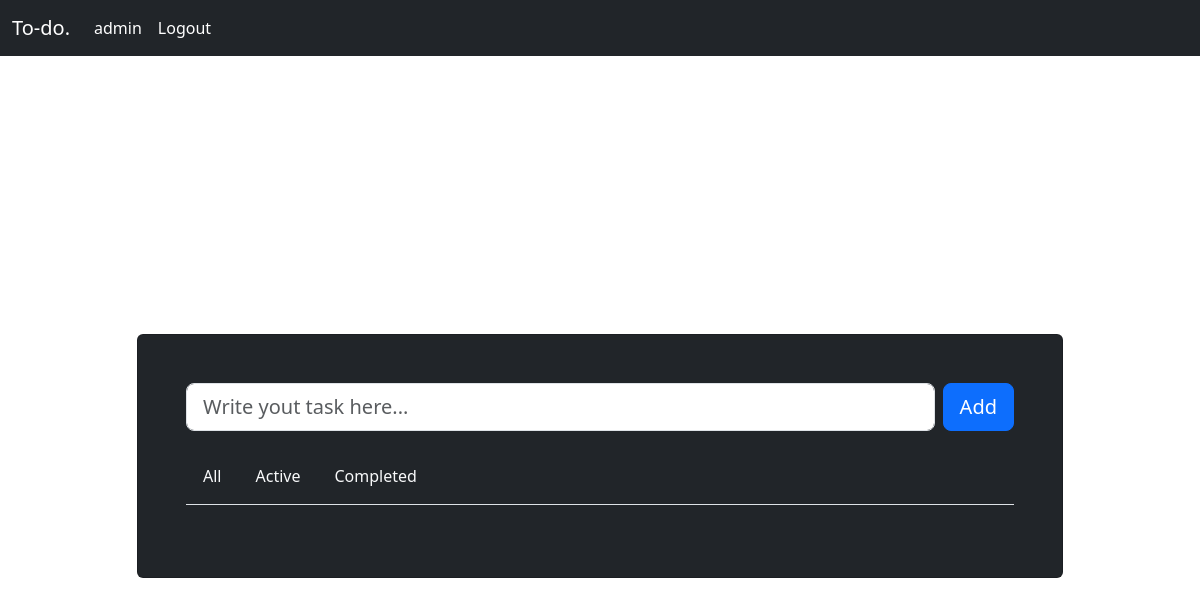
/?q=False (signed in), run on an earlier commit of the app's database.
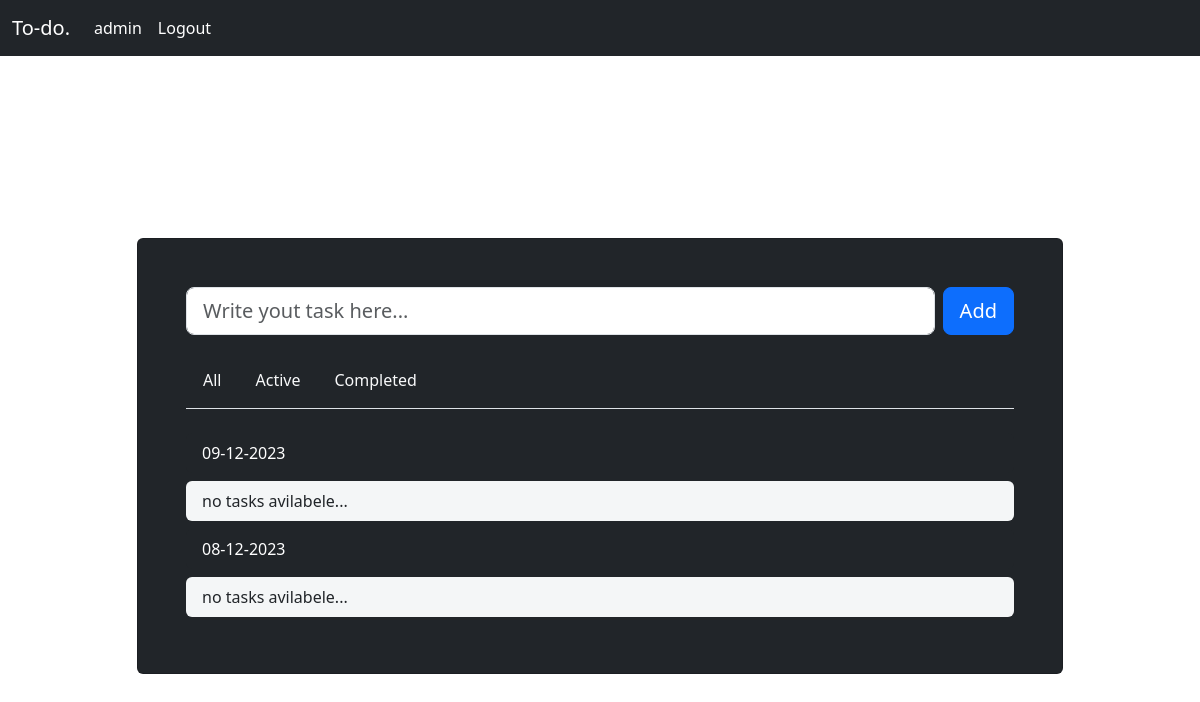
And on a later commit of the database.
### main/models.py (models this page shows)
class Date(models.Model):
    user = models.ForeignKey(User, null=True, on_delete=models.CASCADE)
    now = models.DateField()
    class Meta:
        ordering = ['-now']
    def __str__(self) -> str:
        return self.now.strftime("%d-%m-%Y")

### main/views.py (the view, shortened to what this page needs)
# urls.py: path('', views.home, name='home'),
@login_required(login_url='login_user')
def home(request):
    q = request.GET.get('q')
    current_user = request.user
    dates = Date.objects.filter(user=current_user)
    if q:
        tasks = {date:date.task_set.filter(completed=q) for date in dates}
    else:
        tasks = {date:date.task_set.all() for date in dates}
    form = TaskForm()
    context = {'tasks': tasks, 'form':form}
    return render(request, 'main/index_copy.html', context)

### main/forms.py
class TaskForm(forms.ModelForm):
    name = forms.CharField(label="", widget=forms.TextInput(attrs={
        'class': 'form-control form-control-lg',
        'placeholder': 'Write yout task here...'
    }))
    class Meta:
        model = Task
        fields = ['name']

### main/templates/main/index_copy.html (shortened to what this page needs)
{% extends 'main/base.html' %} {% block content %}
<section class="vh-100 bg-gray ">
  <div class="container py-5 h-100 ">
    <div class="row d-flex justify-content-center align-items-center h-100">
      <div class="col col-xl-10">
        <div class="card bg-dark text-white">
          <div class="card-body p-5">
            <form
              class="d-flex justify-content-center align-items-center mb-4"
              action=""
              method="POST"
            >
              <div class="form-outline flex-fill">
                {{form.name}}
              </div>
              <button type="submit" class="btn btn-primary btn-lg ms-2">
                Add
              </button>
            </form>
            <ul class="nav nav-tabs mb-4 pb-2" id="ex1" role="tablist">
              <li class="nav-item" role="presentation">
                <a
                  class="nav-link link-light"
                  id="ex1-tab-1"
                  data-mdb-toggle="tab"
                  href="{% url 'home' %}"
                  role="tab"
                  aria-controls="ex1-tabs-1"
                  aria-selected="true"
                  >All</a
                >
              </li>
              <li class="nav-item" role="presentation">
                <a
                  class="nav-link link-light"
                  id="ex1-tab-2"
                  data-mdb-toggle="tab"
                  href="{% url 'home' %}?q=False"
                  role="tab"
                  aria-controls="ex1-tabs-2"
                  aria-selected="false"
                  >Active</a
                >
              </li>
              <li class="nav-item" role="presentation">
                <a
                  class="nav-link link-light"
                  id="ex1-tab-3"
                  data-mdb-toggle="tab"
                  href="{% url 'home' %}?q=True"
                  role="tab"
                  aria-controls="ex1-tabs-3"
                  aria-selected="false"
                  >Completed</a
                >
              </li>
            </ul>
            <div class="tab-content" id="ex1-content">
              <div
                class="tab-pane fade show active"
                id="ex1-tabs-1"
                role="tabpanel"
                aria-labelledby="ex1-tab-1"
              >
                <ul class="list-group mb-0">
                  {% for key, values in tasks.items %}
                  <li
                    class="list-group-item d-flex justify-content-between align-items-center bg-dark text-white border-0 mb-2 rounded"
                    style="background-color: #cccecf"
                  >
                    {{key}}
                  </li>
                  {% for task in values %}
                  <li
                    class="list-group-item d-flex justify-content-between align-items-center border-0 mb-2 rounded"
                    style="background-color: #f4f6f7"
                  >
                    <div class="d-flex align-items-center">
                      {% if not task.completed %}
                      <a
                        href="{% url 'complete_task' task.id %}"
                        data-mdb-toggle="tooltip"
                        title="edit task"
                        class="btn btn-light"
                      >
                        <svg
                          xmlns="http://www.w3.org/2000/svg"
                          width="22"
                          height="22"
                          fill="green"
                          class="bi bi-circle-fill"
                          viewBox="0 0 20 20"
                        >
                          <circle cx="8" cy="8" r="8" />
                        </svg>
                      </a>
                      {{task.name}} {% else%}
                      <a
                        href="{% url 'complete_task' task.id %}"
                        data-mdb-toggle="tooltip"
                        title="edit task"
                        class="btn btn-light"
                      >
                        <svg
                          xmlns="http://www.w3.org/2000/svg"
                          width="22"
                          height="22"
                          fill="green"
                          class="bi bi-check-circle-fill"
                          viewBox="0 0 20 20"
                        >
                          <path
                            d="M16 8A8 8 0 1 1 0 8a8 8 0 0 1 16 0m-3.97-3.03a.75.75 0 0 0-1.08.022L7.477 9.417 5.384 7.323a.75.75 0 0 0-1.06 1.06L6.97 11.03a.75.75 0 0 0 1.079-.02l3.992-4.99a.75.75 0 0 0-.01-1.05z"
                          />
                        </svg>
                      </a>
                      <s>{{task.name}}</s>
                      {% endif %}
                    </div>
                    <div class="d-flex align-items-center">
                      <a
                        href="{% url 'edit_task' task.id %}"
                        data-mdb-toggle="tooltip"
                        title="edit task"
                        class="btn btn-light"
                      >
                        <svg
                          xmlns="http://www.w3.org/2000/svg"
                          width="20"
                          height="20"
                          fill="blue"
                          class="bi bi-pen"
                          viewBox="0 0 16 16"
                        >
                          <path
                            d="m13.498.795.149-.149a1.207 1.207 0 1 1 1.707 1.708l-.149.148a1.5 1.5 0 0 1-.059 2.059L4.854 14.854a.5.5 0 0 1-.233.131l-4 1a.5.5 0 0 1-.606-.606l1-4a.5.5 0 0 1 .131-.232l9.642-9.642a.5.5 0 0 0-.642.056L6.854 4.854a.5.5 0 1 1-.708-.708L9.44.854A1.5 1.5 0 0 1 11.5.796a1.5 1.5 0 0 1 1.998-.001m-.644.766a.5.5 0 0 0-.707 0L1.95 11.756l-.764 3.057 3.057-.764L14.44 3.854a.5.5 0 0 0 0-.708l-1.585-1.585z"
                          />
                        </svg>
                      </a>
                      <a
                        href="{% url 'delete_task' task.id %}"
                        data-mdb-toggle="tooltip"
                        title="Remove task"
                        class="btn btn-light"
                      >
                        <svg
                          xmlns="http://www.w3.org/2000/svg"
                          width="20"
                          height="20"
                          fill="red"
                          class="bi bi-trash"
                          viewBox="0 0 16 16"
                        >
                          <path
                            d="M5.5 5.5A.5.5 0 0 1 6 6v6a.5.5 0 0 1-1 0V6a.5.5 0 0 1 .5-.5m2.5 0a.5.5 0 0 1 .5.5v6a.5.5 0 0 1-1 0V6a.5.5 0 0 1 .5-.5m3 .5a.5.5 0 0 0-1 0v6a.5.5 0 0 0 1 0z"
                          />
                          <path
                            d="M14.5 3a1 1 0 0 1-1 1H13v9a2 2 0 0 1-2 2H5a2 2 0 0 1-2-2V4h-.5a1 1 0 0 1-1-1V2a1 1 0 0 1 1-1H6a1 1 0 0 1 1-1h2a1 1 0 0 1 1 1h3.5a1 1 0 0 1 1 1zM4.118 4 4 4.059V13a1 1 0 0 0 1 1h6a1 1 0 0 0 1-1V4.059L11.882 4zM2.5 3h11V2h-11z"
                          />
                        </svg>
                      </a>
                    </div>
                  </li>
                  {% empty %}
                  <li
                    class="list-group-item d-flex justify-content-between align-items-center text-lg border-0 mb-2 rounded"
                    style="background-color: #f4f6f7"
                  >
                    no tasks avilabele...
                  </li>
                  {% endfor %} {% endfor %}
                </ul>
              </div>
            </div>
          </div>
        </div>
      </div>
    </div>
  </div>
</section>
{% endblock content %}

### main/templates/main/base.html (shortened to what this page needs)
<!DOCTYPE html>
{% load static %}
<html lang="en">
  <head>
    <link
      href="https://cdn.jsdelivr.net/npm/bootstrap@5.3.2/dist/css/bootstrap.min.css"
      rel="stylesheet"
    />
  </head>
  <body>
    {% include 'main/navbar.html' %}
    {% block content %}
    {% endblock %}
  </body>
</html>

### main/templates/main/navbar.html (shortened to what this page needs)
<nav class="navbar navbar-expand-lg bg-dark text-white">
  <div class="container-fluid ">
    <a class="navbar-brand text-white" href="{% url 'home' %}">To-do.</a>
    <div class="collapse navbar-collapse" id="navbarNav">
      <ul class="navbar-nav">
        {% if request.user.is_authenticated %}
        <li class="nav-item">
          <a class="nav-link text-white" href="{% url 'home' %}">{{ request.user.username }}</a>
        </li>
        <li class="nav-item">
          <a class="nav-link text-white" href="{% url 'logout_user' %}">Logout</a>
        </li>
        {% endif %}
      </ul>
    </div>
  </div>
</nav>

What changed in the data, as far as the page shows it:
added Date: now "09-12-2023"
added Date: now "08-12-2023"
